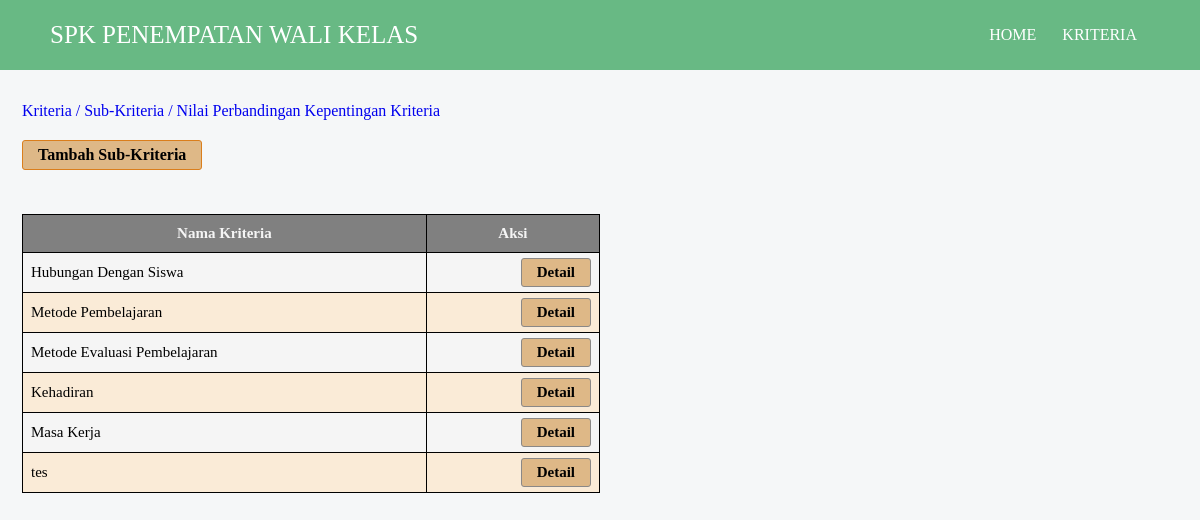
The page /admin/kelola-subkriteria.php on the database its author committed.
### tables this page shows
CREATE TABLE `kriteria` (
  `id_kriteria` int(11) NOT NULL,
  `nama_kriteria` text DEFAULT NULL,
  `keterangan` text NOT NULL,
  `type` text NOT NULL,
  `bobot_prioritas` float NOT NULL
);

### admin/kelola-subkriteria.php (the view, shortened to what this page needs)
<!DOCTYPE html>
<html lang="en">
<head>
    <link rel="stylesheet" href="../style/style.css">
</head>
<body>
<?php
include('../header.php');
?>
    <?php
    include('../fungsi.php');
    $data_kriteria = $mysqli->query("SELECT * FROM kriteria");
    ?>
    <div class="isi">
        <a href="../admin/kelola-kriteria.php">Kriteria</a>
        <a href="../admin/kelola-subkriteria.php">/ Sub-Kriteria</a>
        <a href="../admin/perbandingan-bobot-kriteria.php">/ Nilai Perbandingan Kepentingan Kriteria</a>
        <br><span class="action_btn">
            <a href="../admin/form-tambah-subkriteria.php">Tambah Sub-Kriteria</a>
        </span>
    </div>
    <div class="isi">
        <table class="perbandingan" style="float: left; margin-right: 50px; margin-top:10px;">
            <thead>
                <tr>
                    <th>Nama Kriteria</th>
                    <th>Aksi</th>
                </tr>
            </thead>
            <tbody>
                <?php foreach ($data_kriteria as $kriteria) { ?>
                    <tr>
                        <td><?= $kriteria['keterangan']; ?></td>
                        <td>
                            <span class="action_btn1">
                                <a href="../admin/kelola-subkriteria1.php?id_kriteria=<?= $kriteria['id_kriteria']; ?>" style="background-color: #deb887; color: black;">Detail</a>
                            </span>
                        </td>
                    </tr>
                <?php } ?>
            </tbody>
        </table>
    </div>
</body>
</html>

### style/style.css (style rules this page uses)
* { margin: 0; padding: 0; font-family: "futura md bt"; text-decoration: none; list-style: none; box-sizing: border-box; }
body { background: #F5F7F8; }
.isi { width: 100%; border: 2px solid transparent; padding: 0 20px; margin-top: 30px; }
.isi a { text-transform: capitalize; transition: 0.2s; }
.perbandingan { width: 50%; font-size: 15px; color: black; white-space: nowrap; border-collapse: collapse; }
table { width: 100%; font-size: 15px; color: black; white-space: nowrap; border-collapse: collapse; }
table>thead { background-color: gray; color: #f5f5f5; }
table>thead th { padding: 10px 0; margin: 0 20px; }
table th, table td { border: 1px solid black; padding: 5px 8px; }
table>tbody>tr>td { width: 60px; height: 40px; }
table>tbody>tr { background-color: #f5f5f5; transition: 0.3s ease-in-out; }
table>tbody>tr:nth-child(even) { background-color: #faebd7; }
.action_btn { display: flex; gap: 3px; margin-top: 20px; }
.action_btn>a { text-decoration: none; color: black; border: 1px solid #da7e1c; display: inline-block; padding: 5px 15px; font-weight: bold; border-radius: 3px; transition: 0.5s ease-in-out; }
.action_btn>a:nth-child(1) { background: #deb887; }
.action_btn1 { display: flex; gap: 3px; justify-content: end; }
.action_btn1>a { text-decoration: none; color: white; border: 1px solid rgb(138, 136, 135); display: inline-block; padding: 5px 15px; font-weight: bold; border-radius: 3px; transition: 0.5s ease-in-out; }
.action_btn1>a:nth-child(1) { background: #0000ff; }

### rows shown on the page
kriteria: keterangan "Hubungan Dengan Siswa"
kriteria: keterangan "Metode Pembelajaran"
kriteria: keterangan "Metode Evaluasi Pembelajaran"
kriteria: keterangan "Kehadiran"
kriteria: keterangan "Masa Kerja"
kriteria: keterangan "tes"
